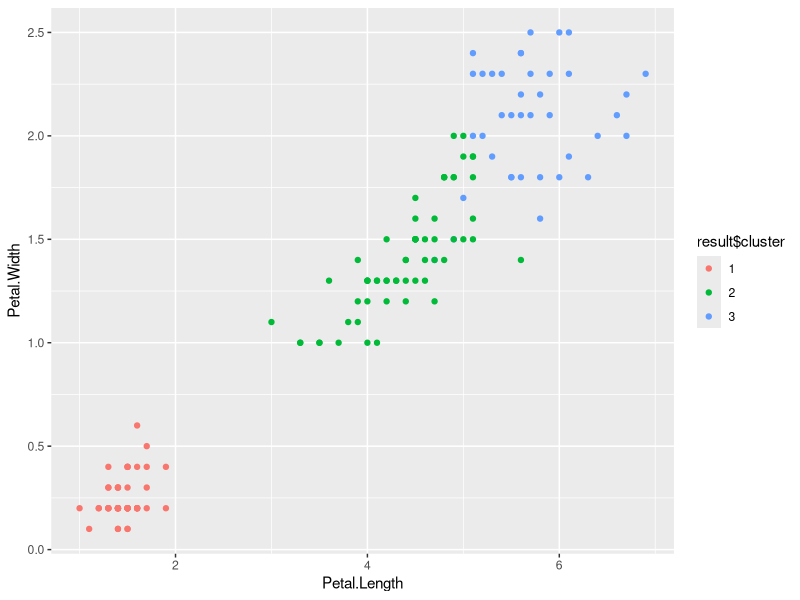
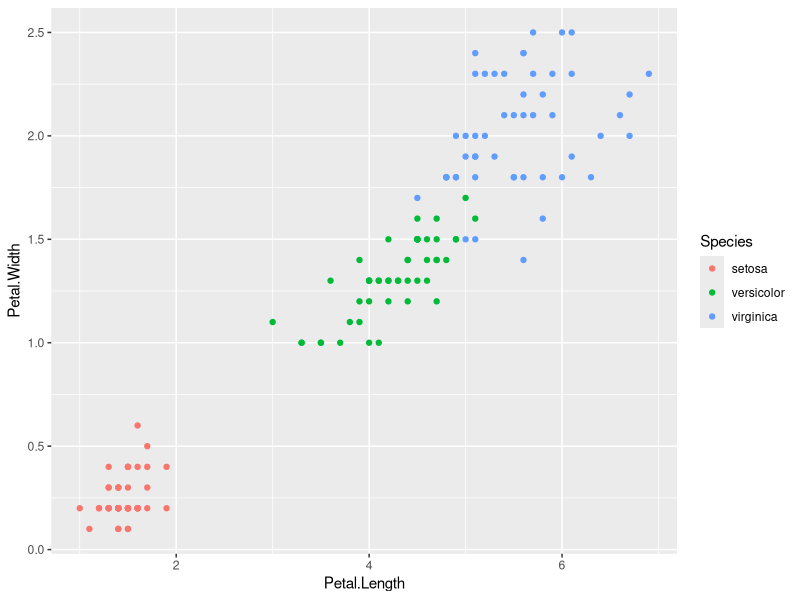

The R source for these figures, in order:
require("datasets")
data("iris") # load Iris Dataset
str(iris) #view structure of dataset

summary(iris)
head(iris)

# eliminamos la etiqueta 
iris.new<- iris[,c(1,2,3,4)]
iris.class<- iris[,"Species"]

cat("\nDatos sin etiquetas:\n\n")
head(iris.new)
cat("\nEtiquetas:\n\n")
head(iris.class)

# definimos la siguiente función para normalizar
normalize <- function(x){
  return ((x-min(x))/(max(x)-min(x)))
}

# normalizamos los datos
iris.new$Sepal.Length<- normalize(iris.new$Sepal.Length)
iris.new$Sepal.Width<- normalize(iris.new$Sepal.Width)
iris.new$Petal.Length<- normalize(iris.new$Petal.Length)
iris.new$Petal.Width<- normalize(iris.new$Petal.Width)

cat("\nDatos normalizados:\n\n")
head(iris.new)

# aplicamos el algoritmo de clustering k-meas
result<- kmeans(iris.new,3) #aplly k-means algorithm with no. of centroids(k)=3

result$size # gives no. of records in each cluster
result$centers # gives value of cluster center datapoint value(3 centers for k=3)

result$cluster #gives cluster vector showing the custer where each record falls

#checking how the diffrent petal families are getting grouped
table(result$cluster, iris$Species)

# descomenta la siguiente línea si no tienes instalado ggplot2
#install.packages("ggplot2")

# cargamos ggplot2 
library(ggplot2)
result$cluster <- as.factor(result$cluster)
ggplot(iris, aes(Petal.Length, Petal.Width, color = result$cluster)) + geom_point()
ggplot(iris, aes(Petal.Length, Petal.Width, color = Species)) + geom_point()

